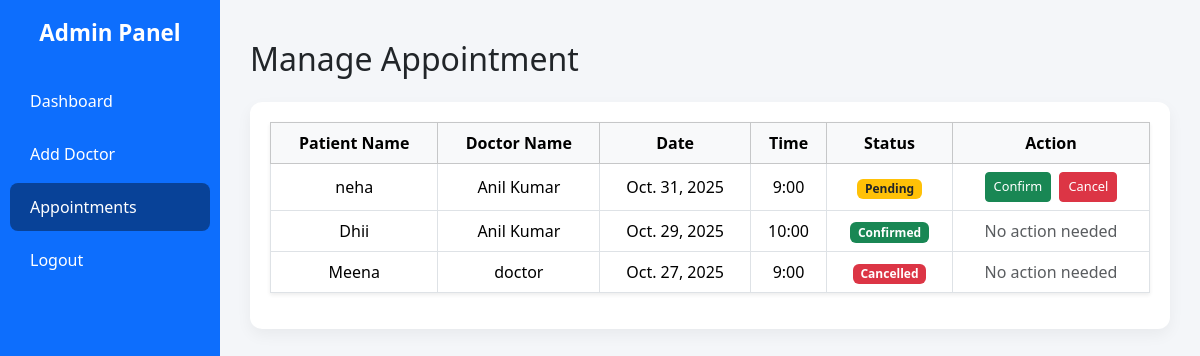
Before: /manage_appointment/ (signed in) with the older database file.
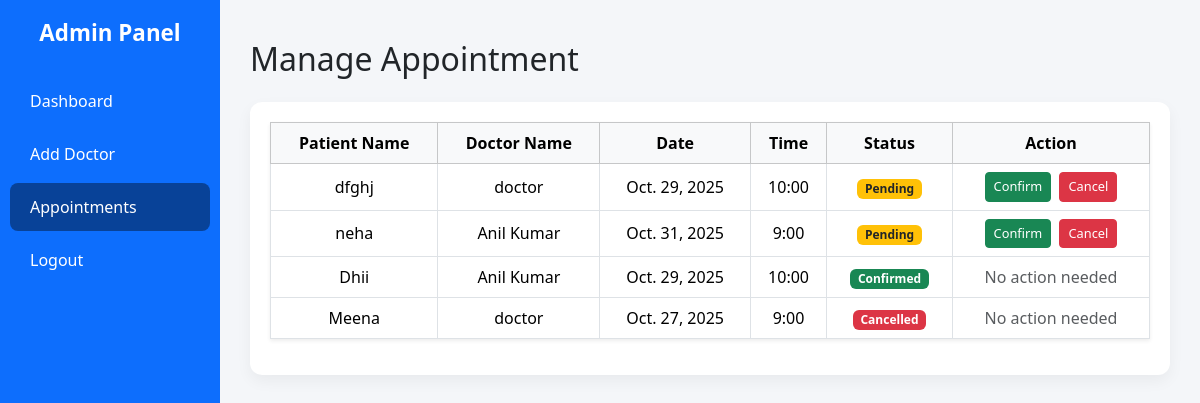
After: the same page with the newer database file.
### hospital_appointment_app/models.py (models this page shows, shortened)
class Appointment(models.Model):
    user = models.ForeignKey(User, on_delete=models.CASCADE, null=True, blank=True)
    patient_name = models.CharField(max_length=100)
    doctor = models.ForeignKey(Doctor, on_delete=models.CASCADE)
    date = models.DateField()
    time_slot = models.CharField(max_length=50)
    status = models.CharField(max_length=20, default='Pending')
    created_at = models.DateTimeField(auto_now_add=True)

class Doctor(models.Model):
    name =  models.CharField(max_length=25)
    specialty = models.CharField(max_length=30)
    available_time = models.DateTimeField()

### hospital_appointment_app/views.py (the view)
# urls.py: path('manage_appointment/', views.manage_appointment, name='manage_appointment'),
@login_required
def manage_appointment(request):
    requests_list = Appointment.objects.all().order_by('-created_at')
    return render(request, 'manage_appointment.html', {'requests': requests_list})

### hospital_appointment_app/templates/manage_appointment.html (shortened to what this page needs)
<!DOCTYPE html>
<html lang="en">
<head>
    <link href="https://cdn.jsdelivr.net/npm/bootstrap@5.3.3/dist/css/bootstrap.min.css" rel="stylesheet">
</head>
<body>
<div class="sidebar">
    <h4>Admin Panel</h4>
    <a href="{% url 'dashboard' %}">Dashboard</a>
    <a href="{% url 'doctors' %}">Add Doctor</a>
    <a class="active" href="{% url 'manage_appointment' %}">Appointments</a>
    <a href="{% url 'logout' %}" onclick="return confirmLogout()">Logout</a>
</div>
<div class="main-content">
    <h2 class="mb-4">Manage Appointment</h2>
    <div class="table-responsive">
        <table class="table table-bordered text-center align-middle shadow-sm">
            <thead class="table-light">
                <tr>
                    <th>Patient Name</th>
                    <th>Doctor Name</th>
                    <th>Date</th>
                    <th>Time</th>
                    <th>Status</th>
                    <th>Action</th>
                </tr>
            </thead>
            <tbody>
                {% for appointment in requests %}
                <tr>
                    <td>{{ appointment.patient_name }}</td>
                    <td>{{ appointment.doctor.name }}</td>
                    <td>{{ appointment.date }}</td>
                    <td>{{ appointment.time_slot }}</td>
                    <td>
                        {% if appointment.status == 'Confirmed' %}
                            <span class="badge bg-success">Confirmed</span>
                        {% elif appointment.status == 'Cancelled' %}
                            <span class="badge bg-danger">Cancelled</span>
                        {% else %}
                            <span class="badge bg-warning text-dark">Pending</span>
                        {% endif %}
                    </td>
                    <td>
                        {% if appointment.status == 'Pending' %}
                            <a href="{% url 'approve_request' appointment.id %}" class="btn btn-success btn-sm me-1">Confirm</a>
                            <a href="{% url 'reject_request' appointment.id %}" class="btn btn-danger btn-sm">Cancel</a>
                        {% else %}
                            <span class="text-muted">No action needed</span>
                        {% endif %}
                    </td>
                </tr>
                {% empty %}
                <tr>
                    <td colspan="6" class="text-muted">No appointments found.</td>
                </tr>
                {% endfor %}
            </tbody>
        </table>
    </div>
</div>
</body>
</html>

Changed rows visible on the page:
added Appointment: patient_name "dfghj", doctor.name "doctor", date "Oct. 29, 2025", time_slot "10:00", status "Pending"
